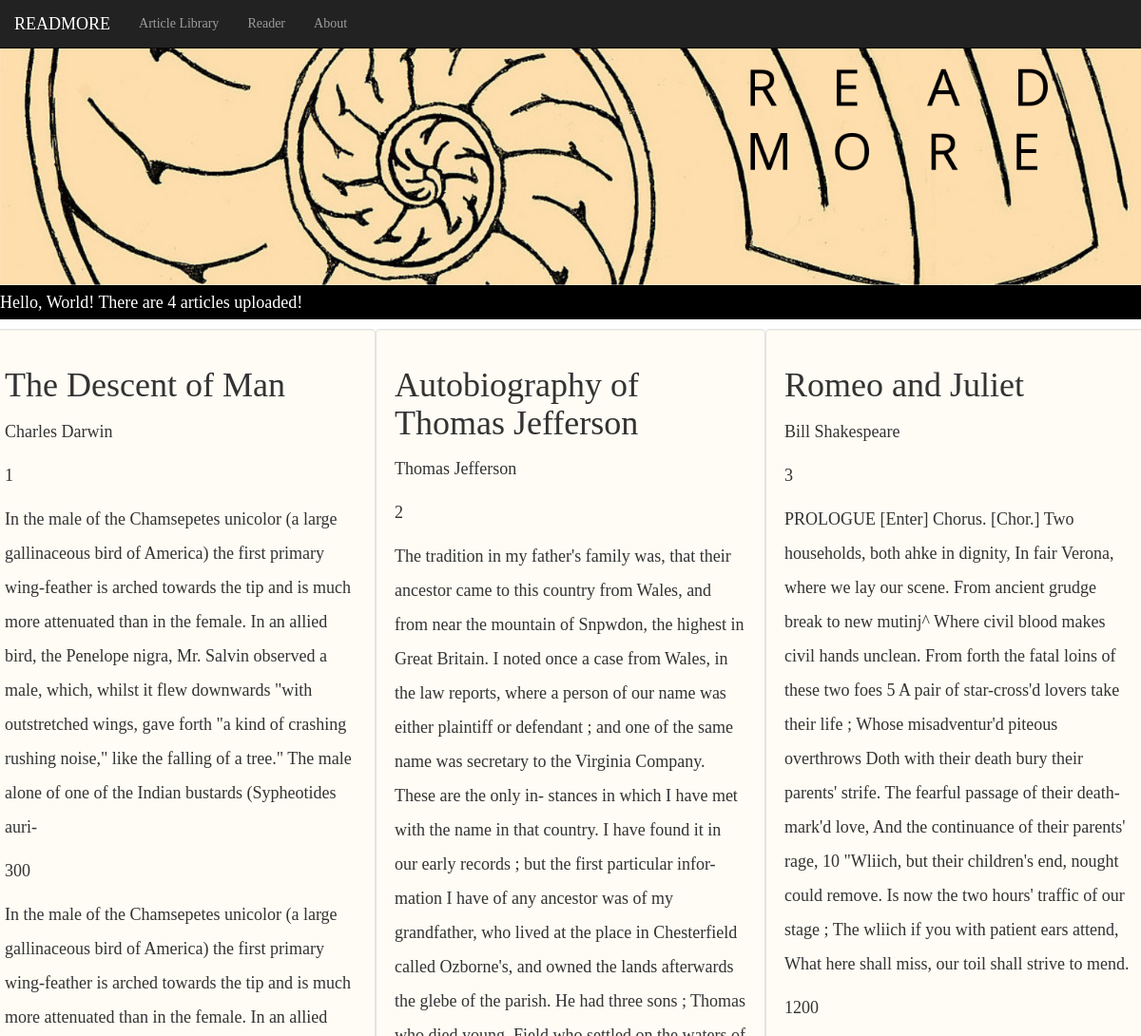
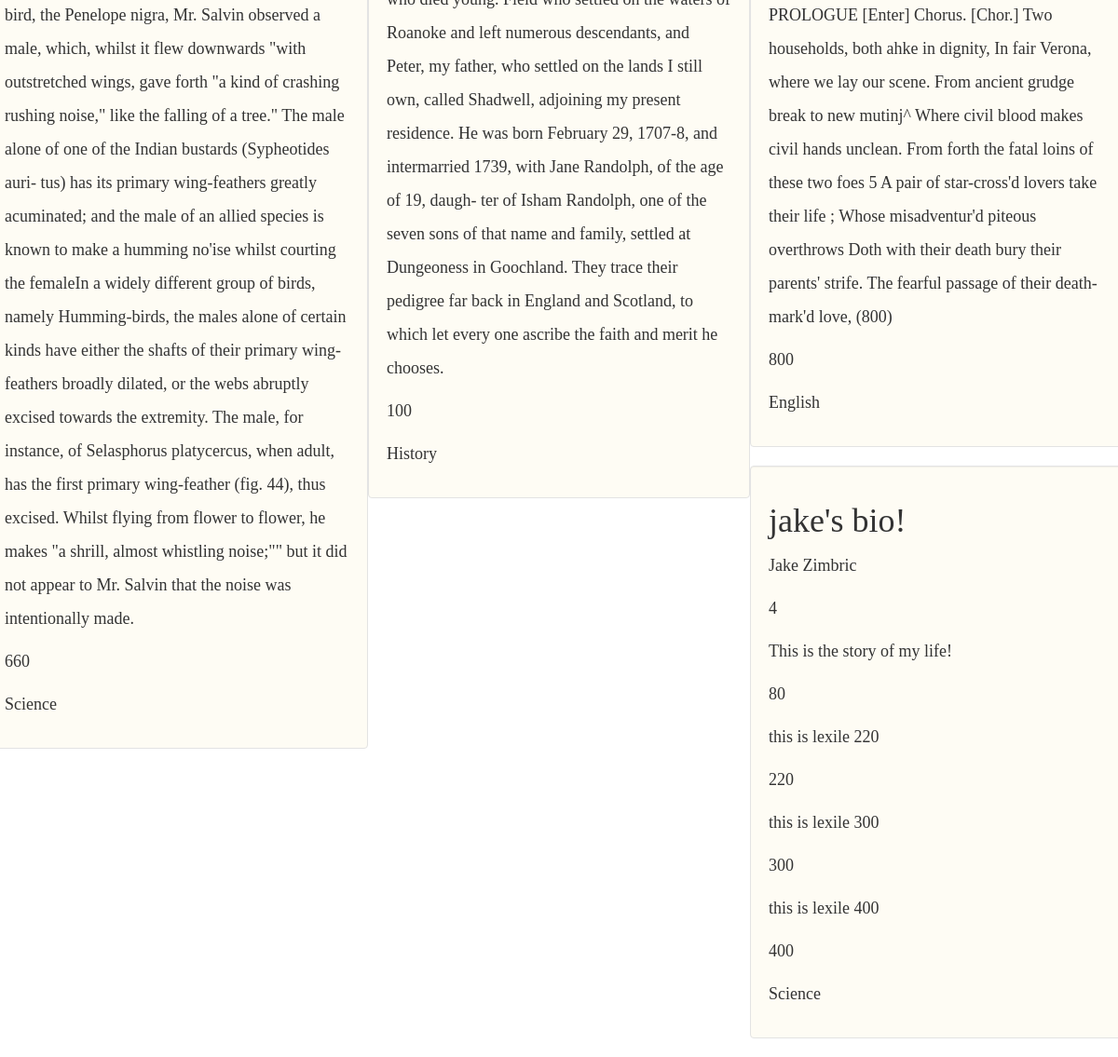
The page / on the database its author committed (2 pictures, top to bottom).
### reader/models.py (models this page shows, shortened)
class Article(models.Model):
	title = models.CharField(max_length=200)
	author = models.CharField(max_length=200)
	subject = models.SlugField(max_length=50)

class Body(models.Model):
	article = models.ForeignKey(Article, related_name="bodies", on_delete=models.CASCADE)
	body = models.TextField()
	lexile = models.IntegerField()

### reader/views.py (the view)
# urls.py: url(r'^$', 'reader.views.index', name="index"),
def index(request):
	articles = Article.objects.all()
	bodies = Body.objects.all()
	count = Article.objects.all().count()
	context = {
		'count' : count,
		'articles' : articles,
		'bodies' : bodies,
	}
	return render(request, "base.html", context)

### reader/templates/base.html (shortened to what this page needs)
<!doctype html>
<html lang="en">
<head>
<link rel="stylesheet" href="https://maxcdn.bootstrapcdn.com/bootstrap/3.3.7/css/bootstrap.min.css">
{% load  static %}
  <link rel="stylesheet" type="text/css" href="{% static 'reader/style.css' %}">
</head>
<body>
	<nav class="navbar navbar-inverse navbar-fixed-top">
  <div class="container-fluid">
    <div class="navbar-header">
      <a class="navbar-brand active" href="#">READMORE</a>
    </div>
    <ul class="nav navbar-nav">
      <li><a href="#">Article Library</a></li>
      <li><a href="#">Reader</a></li>
      <li><a href="#">About</a></li>
    </ul>
  </div>
</nav>
  <div class="jumbotron1">
  </div>
<p class = "stupid">
	Hello, World!
	There are {{ count }} articles uploaded!
</p>
	<div class = "row">
	{% for article in articles %}
		<div class ="col-sm-4 well">
				<h1>{{ article.title }}</h1>
				<p> {{ article.author }}</p>
				<p> {{ article.id }} </p>
					{% for body in bodies %}
						{% if body.article == article %}
							<p>{{ body.body }}</p>
							<p> {{ body.lexile }}</p>
					    {% endif %}
					{% endfor %}
				<p> {{ article.subject }} </p>
		</div>
		{% endfor %}
	</div>
</body>
</html>

### reader/static/reader/style.css (style rules this page uses)
* { font-family: "Time New Roman", Times, serif; }
.well { background-color: #FEFCF4 }
p { font-size: 18px; line-height: 36px; }
.jumbotron1 { padding: 50px 15px; background-color: #f9f9f9; color: black; text-align: center; height: 300px; background-size: cover; background-image: url("Nautilus_Labyrinth.png") }
.stupid { background-color: black; color: white; }

### rows shown on the page
Article: title "The Descent of Man", author "Charles Darwin", id "1", subject "Science"
Body: body "In the male of the Chamsepetes unicolor (a large gallinaceous bird of America) the first primary wing-feather is arched towards the tip and is much more attenuated than in the female. In an allied bird, the Penelope nigra, Mr. Salvin observed a male, which, whilst it flew downwards \"with outstretched wings, gave forth \"a kind of crashing rushing noise,\" like the falling of a tree.\" The male alone of one of the Indian bustards (Sypheotides auri-", lexile "300"
Body: body "In the male of the Chamsepetes unicolor (a large gallinaceous bird of America) the first primary wing-feather is arched towards the tip and is much more attenuated than in the female. In an allied bird, the Penelope nigra, Mr. Salvin observed a male, which, whilst it flew downwards \"with outstretched wings, gave forth \"a kind of crashing rushing noise,\" like the falling of a tree.\" The male alone of one of the Indian bustards (Sypheotides auri- tus) has its primary wing-feathers greatly acuminated; and the male of an allied species is known to make a humming no'ise whilst courting the femaleIn a widely different group of birds, namely Humming-birds, the males alone of certain kinds have…", lexile "660"
Article: title "Autobiography of Thomas Jefferson", author "Thomas Jefferson", id "2", subject "History"
Body: body "The tradition in my father's family was, that their ancestor came to this country from Wales, and from near the mountain of Snpwdon, the highest in Great Britain. I noted once a case from Wales, in the law reports, where a person of our name was either plaintiff or defendant ; and one of the same name was secretary to the Virginia Company. These are the only in- stances in which I have met with the name in that country. I have found it in our early records ; but the first particular infor- mation I have of any ancestor was of my grandfather, who lived at the place in Chesterfield called Ozborne's, and owned the lands afterwards the glebe of the parish. He had three sons ; Thomas who died…", lexile "100"
Article: title "Romeo and Juliet", author "Bill Shakespeare", id "3", subject "English"
Body: body "PROLOGUE [Enter] Chorus. [Chor.] Two households, both ahke in dignity, In fair Verona, where we lay our scene. From ancient grudge break to new mutinj^ Where civil blood makes civil hands unclean. From forth the fatal loins of these two foes 5 A pair of star-cross'd lovers take their life ; Whose misadventur'd piteous overthrows Doth with their death bury their parents' strife. The fearful passage of their death-mark'd love, And the continuance of their parents' rage, 10 \"Wliich, but their children's end, nought could remove. Is now the two hours' traffic of our stage ; The wliich if you with patient ears attend, What here shall miss, our toil shall strive to mend.", lexile "1200"
Body: body "PROLOGUE [Enter] Chorus. [Chor.] Two households, both ahke in dignity, In fair Verona, where we lay our scene. From ancient grudge break to new mutinj^ Where civil blood makes civil hands unclean. From forth the fatal loins of these two foes 5 A pair of star-cross'd lovers take their life ; Whose misadventur'd piteous overthrows Doth with their death bury their parents' strife. The fearful passage of their death-mark'd love, (800)", lexile "800"
Article: title "jake's bio!", author "Jake Zimbric", id "4", subject "Science"
Body: body "This is the story of my life!", lexile "80"
Body: body "this is lexile 220", lexile "220"
Body: body "this is lexile 300", lexile "300"
Body: body "this is lexile 400", lexile "400"

### other values the page prints
{{ count }} "4"
